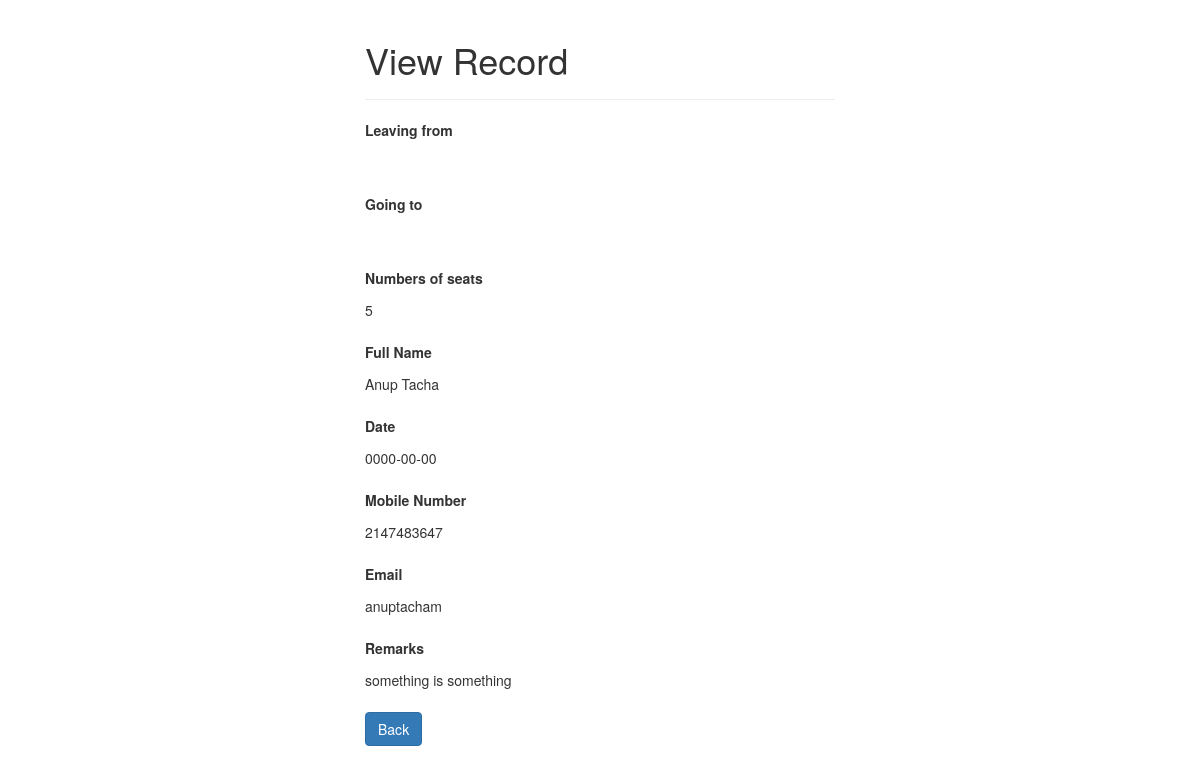
The app's page /busbookingread.php?id=1 with its own data.
### tables this page shows
CREATE TABLE `ticketbooking` (
  `id` int(11) NOT NULL,
  `leaving_from` varchar(255) NOT NULL,
  `going_to` varchar(255) NOT NULL,
  `full_name` varchar(10) NOT NULL,
  `no_of_seats` int(10) NOT NULL,
  `date` date NOT NULL,
  `mobile_no` int(50) NOT NULL,
  `email` varchar(10) NOT NULL,
  `remarks` text NOT NULL
);

### busbookingread.php (the view, shortened to what this page needs)
<?php
if(isset($_GET["id"]) && !empty(trim($_GET["id"]))){
    require_once "config.php";
    $sql = "SELECT * FROM ticketbooking WHERE id = ?";
    if($stmt = $mysqli->prepare($sql)){
        $stmt->bind_param("i", $param_id);
        if($stmt->execute()){
            $result = $stmt->get_result();
            if($result->num_rows == 1){
                $row = $result->fetch_array(MYSQLI_ASSOC);
            } else{
                header("location: error.php");
                exit();
            }
        } else{
            echo "Oops! Something went wrong. Please try again later.";
        }
    }
} else{
    header("location: error.php");
    exit();
}
?>
<!DOCTYPE html>
<html lang="en">
<head>
    <link rel="stylesheet" href="https://maxcdn.bootstrapcdn.com/bootstrap/3.3.7/css/bootstrap.css">
</head>
<body>
    <div class="wrapper">
        <div class="container-fluid">
            <div class="row">
                <div class="col-md-12">
                    <div class="page-header">
                        <h1>View Record</h1>
                    </div>
                    <div class="form-group">
                        <label>Leaving from</label>
                        <p class="form-control-static"><?php echo $row["leaving_from"]; ?></p>
                    </div>
                    <div class="form-group">
                        <label>Going to</label>
                        <p class="form-control-static"><?php echo $row["going_to"]; ?></p>
                    </div>
                    <div class="form-group">
                        <label>Numbers of seats</label>
                        <p class="form-control-static"><?php echo $row["no_of_seats"]; ?></p>
                    </div>
                    <div class="form-group">
                        <label>Full Name</label>
                        <p class="form-control-static"><?php echo $row["full_name"]; ?></p>
                    </div>
                    <div class="form-group">
                        <label>Date</label>
                        <p class="form-control-static"><?php echo $row["date"]; ?></p>
                    </div>
                    <div class="form-group">
                        <label>Mobile Number</label>
                        <p class="form-control-static"><?php echo $row["mobile_no"]; ?></p>
                    </div>
                    <div class="form-group">
                        <label>Email</label>
                        <p class="form-control-static"><?php echo $row["email"]; ?></p>
                    </div>
                    <div class="form-group">
                        <label>Remarks</label>
                        <p class="form-control-static"><?php echo $row["remarks"]; ?></p>
                    </div>
                    <p><a href="busbookingindex.php" class="btn btn-primary">Back</a></p>
                </div>
            </div>
        </div>
    </div>
</body>
</html>

### busbookingread.php (style rules this page uses)
.wrapper { width: 500px; margin: 0 auto; }

### records on screen
ticketbooking: no_of_seats "5", full_name "Anup Tacha", date "0000-00-00", mobile_no "2147483647", email "anuptacham", remarks "something is something"
